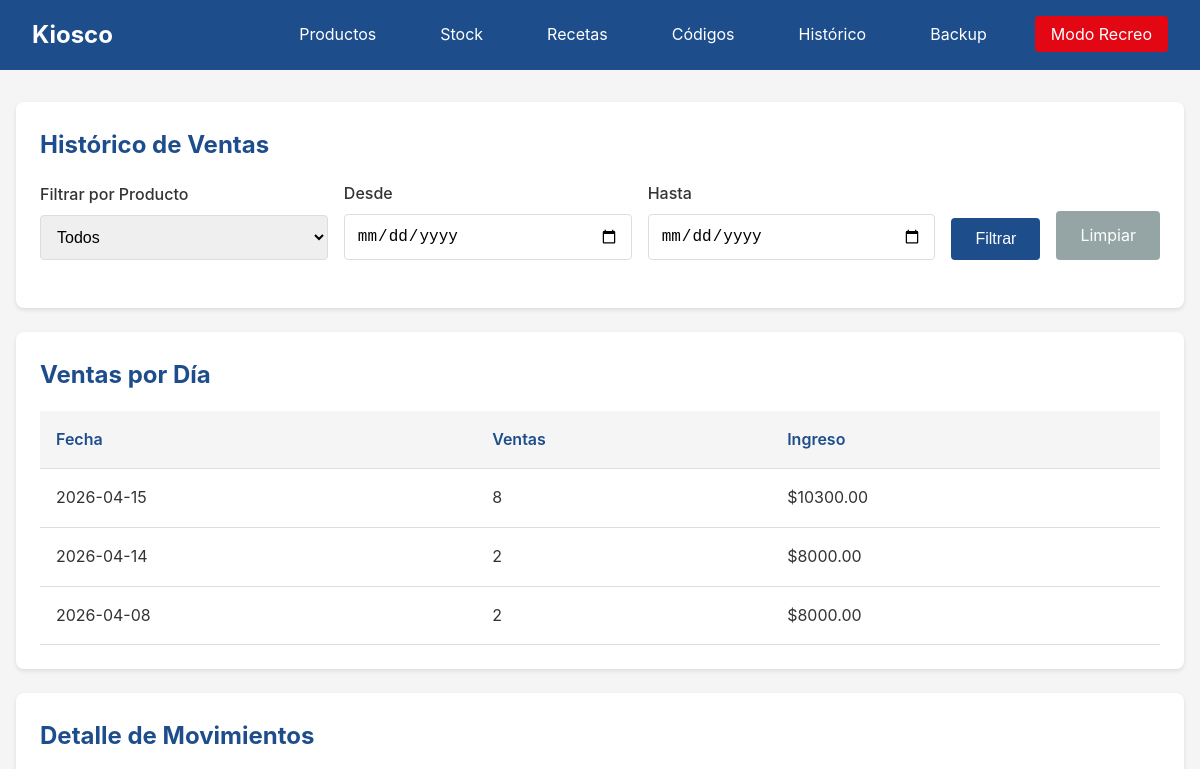
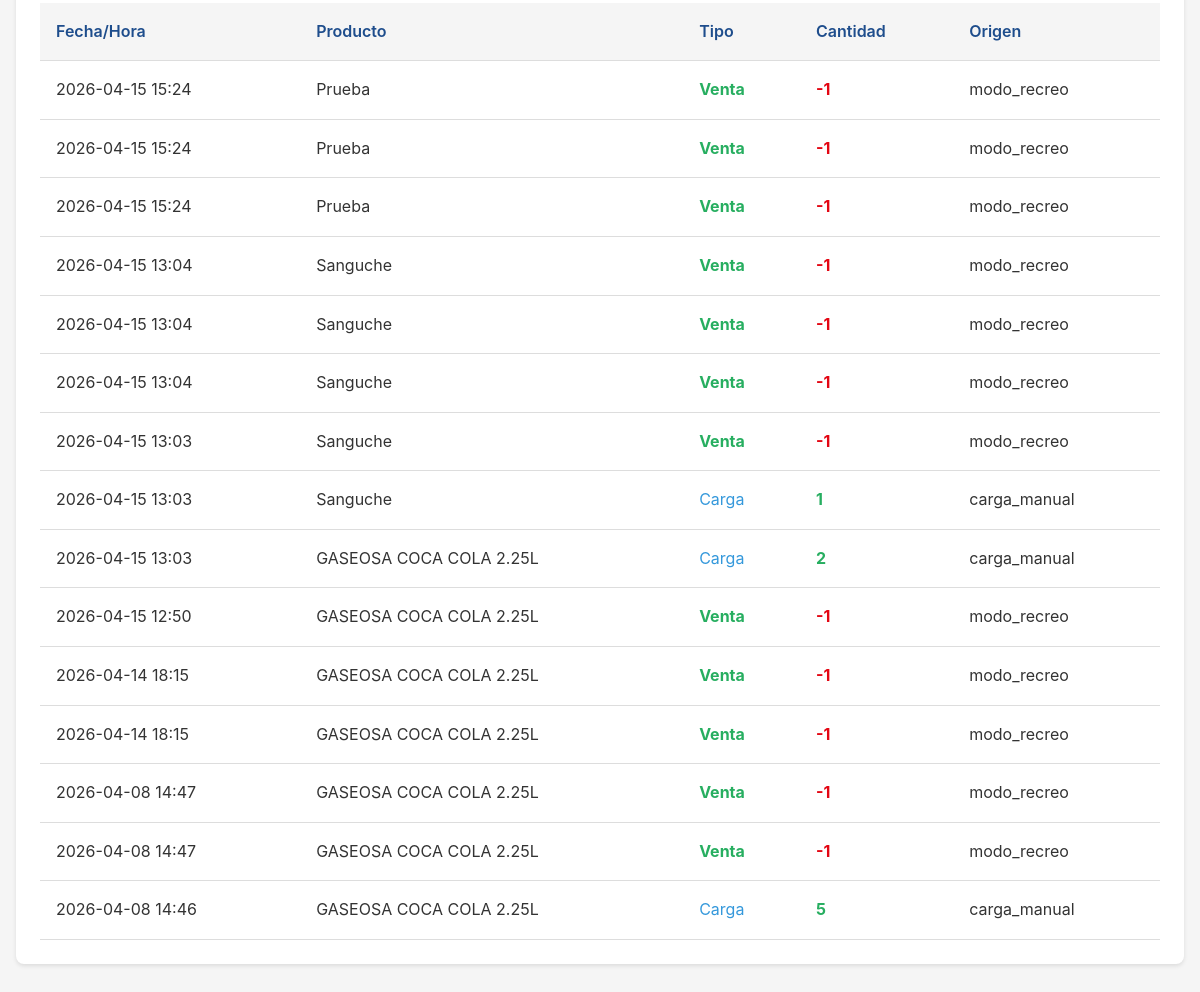
Screenshot of /historico/ with the database file from the repository (2 pictures, top to bottom).
### models.py (models this page shows)
class MovimientoStock(db.Model):
    __tablename__ = 'movimientos_stock'
    id = db.Column(db.Integer, primary_key=True)
    producto_id = db.Column(db.Integer, db.ForeignKey('productos.id'), nullable=False)
    tipo = db.Column(db.Text, nullable=False)
    cantidad = db.Column(db.Integer, nullable=False)
    origen = db.Column(db.Text, nullable=False)
    timestamp = db.Column(db.Text, default=lambda: datetime.now().isoformat())
    notas = db.Column(db.Text, nullable=True)
    producto = db.relationship('Producto')

class Producto(db.Model):
    __tablename__ = 'productos'
    id = db.Column(db.Integer, primary_key=True)
    nombre = db.Column(db.Text, nullable=False)
    codigo_barras = db.Column(db.Text, unique=True, nullable=False)
    codigo_tipo = db.Column(db.Text, nullable=False)
    foto_path = db.Column(db.Text, nullable=True)
    precio_venta = db.Column(db.Float, nullable=False)
    precio_costo = db.Column(db.Float, nullable=True)
    activo = db.Column(db.Integer, default=1)
    creado_en = db.Column(db.Text, default=lambda: datetime.now().isoformat())
    actualizado_en = db.Column(db.Text, default=lambda: datetime.now().isoformat(), onupdate=lambda: datetime.now().isoformat())
    stock = db.relationship('Stock', backref='producto', uselist=False)
    recetas = db.relationship('Receta', backref='producto')

### routes/historico.py (the view)
@historico_bp.route('/')
def index():
    producto_id = request.args.get('producto_id', '')
    fechaDesde = request.args.get('fecha_desde', '')
    fechaHasta = request.args.get('fecha_hasta', '')
    query = MovimientoStock.query
    if producto_id:
        query = query.filter_by(producto_id=int(producto_id))
    if fechaDesde:
        desde = datetime.fromisoformat(fechaDesde)
        query = query.filter(MovimientoStock.timestamp >= desde.isoformat())
    if fechaHasta:
        hasta = datetime.fromisoformat(fechaHasta)
        hasta = hasta + timedelta(days=1)
        query = query.filter(MovimientoStock.timestamp < hasta.isoformat())
    movimientos = query.order_by(MovimientoStock.timestamp.desc()).all()
    productos = Producto.query.filter_by(activo=1).all()
    datos_diarios = {}
    for m in movimientos:
        if m.tipo == 'venta':
            fecha = m.timestamp[:10]
            if fecha not in datos_diarios:
                datos_diarios[fecha] = {'ventas': 0, 'ingreso': 0}
            datos_diarios[fecha]['ventas'] += 1
            producto = Producto.query.get(m.producto_id)
            if producto:
                datos_diarios[fecha]['ingreso'] += producto.precio_venta
    dias_ordenados = sorted(datos_diarios.items(), key=lambda x: x[0], reverse=True)
    return render_template('historico/index.html',
                           movimientos=movimientos,
                           productos=productos,
                           producto_id=producto_id,
                           fecha_desde=fechaDesde,
                           fecha_hasta=fechaHasta,
                           datos_diarios=dias_ordenados)

### templates/historico/index.html (shortened to what this page needs)
{% extends 'base.html' %}
{% block content %}
<div class="card">
    <h2>Histórico de Ventas</h2>
    <form method="GET" action="{{ url_for('historico.index') }}" style="margin-bottom: 1.5rem;">
        <div style="display:flex;gap:1rem;flex-wrap:wrap;align-items:end;">
            <div class="form-group" style="flex:1;min-width:150px;margin-bottom:0;">
                <label for="producto_id">Filtrar por Producto</label>
                <select id="producto_id" name="producto_id">
                    <option value="">Todos</option>
                </select>
            </div>
            <div class="form-group" style="flex:1;min-width:150px;margin-bottom:0;">
                <label for="fecha_desde">Desde</label>
                <input type="date" id="fecha_desde" name="fecha_desde" value="{{ fecha_desde }}">
            </div>
            <div class="form-group" style="flex:1;min-width:150px;margin-bottom:0;">
                <label for="fecha_hasta">Hasta</label>
                <input type="date" id="fecha_hasta" name="fecha_hasta" value="{{ fecha_hasta }}">
            </div>
            <button type="submit" class="btn btn-primary">Filtrar</button>
            <a href="{{ url_for('historico.index') }}" class="btn btn-secondary">Limpiar</a>
        </div>
    </form>
</div>
{% if datos_diarios %}
<div class="card">
    <h2>Ventas por Día</h2>
    <table>
        <thead>
            <tr>
                <th>Fecha</th>
                <th>Ventas</th>
                <th>Ingreso</th>
            </tr>
        </thead>
        <tbody>
            {% for fecha, datos in datos_diarios %}
            <tr>
                <td>{{ fecha }}</td>
                <td>{{ datos.ventas }}</td>
                <td>${{ "%.2f"|format(datos.ingreso) }}</td>
            </tr>
            {% endfor %}
        </tbody>
    </table>
</div>
{% endif %}
<div class="card">
    <h2>Detalle de Movimientos</h2>
    {% if movimientos %}
    <table>
        <thead>
            <tr>
                <th>Fecha/Hora</th>
                <th>Producto</th>
                <th>Tipo</th>
                <th>Cantidad</th>
                <th>Origen</th>
            </tr>
        </thead>
        <tbody>
            {% for m in movimientos %}
            <tr>
                <td>{{ m.timestamp[:16].replace('T', ' ') }}</td>
                <td>
                    {% if m.producto %}
                    {{ m.producto.nombre }}
                    {% else %}
                    Producto #{{ m.producto_id }}
                    {% endif %}
                </td>
                <td>
                    {% if m.tipo == 'venta' %}
                    <span style="color:#27ae60;font-weight:bold;">Venta</span>
                    {% elif m.tipo == 'carga' %}
                    <span style="color:#3498db;">Carga</span>
                    {% else %}
                    {{ m.tipo }}
                    {% endif %}
                </td>
                <td class="{% if m.cantidad < 0 %}stock-zero{% elif m.cantidad > 0 %}stock-ok{% endif %}">
                    {{ m.cantidad }}
                </td>
                <td>{{ m.origen }}</td>
            </tr>
            {% endfor %}
        </tbody>
    </table>
    {% else %}
    <p style="color:#666;text-align:center;padding:2rem;">No hay movimientos en el período seleccionado.</p>
    {% endif %}
</div>
{% endblock %}

### static/css/estilo.css (style rules this page uses)
* { margin: 0; padding: 0; box-sizing: border-box; }
:root { --azul: #1e4d8c; --azul-hover: #163a6b; --rojo: #e30613; --rojo-hover: #c20510; --blanco: #ffffff; --gris: #f5f5f5; --gris-oscuro: #333; }
body { font-family: -apple-system, BlinkMacSystemFont, 'Segoe UI', Roboto, sans-serif; background: var(--gris); color: var(--gris-oscuro); line-height: 1.6; }
.card { background: var(--blanco); border-radius: 8px; box-shadow: 0 2px 4px rgba(0,0,0,0.1); padding: 1.5rem; margin-bottom: 1.5rem; }
.card h2 { margin-bottom: 1rem; color: var(--azul); }
.btn { display: inline-block; padding: 0.75rem 1.5rem; border: none; border-radius: 4px; cursor: pointer; font-size: 1rem; text-decoration: none; transition: all 0.2s; }
.btn-primary { background: var(--azul); color: var(--blanco); }
.btn-secondary { background: #95a5a6; color: var(--blanco); }
.form-group { margin-bottom: 1rem; }
.form-group label { display: block; margin-bottom: 0.5rem; font-weight: 500; }
.form-group input, .form-group select, .form-group textarea { width: 100%; padding: 0.75rem; border: 1px solid #ddd; border-radius: 4px; font-size: 1rem; }
table { width: 100%; border-collapse: collapse; }
th, td { padding: 1rem; text-align: left; border-bottom: 1px solid #ddd; }
th { background: var(--gris); font-weight: 600; color: var(--azul); }
.stock-ok { color: #27ae60; font-weight: bold; }
.stock-zero { color: var(--rojo); font-weight: bold; }

### rows the page displays
MovimientoStock: timestamp "2026-04-15 15:24", producto.nombre "Prueba", tipo "Venta", cantidad "-1", origen "modo_recreo"
MovimientoStock: timestamp "2026-04-15 15:24", producto.nombre "Prueba", tipo "Venta", cantidad "-1", origen "modo_recreo"
MovimientoStock: timestamp "2026-04-15 15:24", producto.nombre "Prueba", tipo "Venta", cantidad "-1", origen "modo_recreo"
MovimientoStock: timestamp "2026-04-15 13:04", producto.nombre "Sanguche", tipo "Venta", cantidad "-1", origen "modo_recreo"
MovimientoStock: timestamp "2026-04-15 13:04", producto.nombre "Sanguche", tipo "Venta", cantidad "-1", origen "modo_recreo"
MovimientoStock: timestamp "2026-04-15 13:04", producto.nombre "Sanguche", tipo "Venta", cantidad "-1", origen "modo_recreo"
MovimientoStock: timestamp "2026-04-15 13:03", producto.nombre "Sanguche", tipo "Venta", cantidad "-1", origen "modo_recreo"
MovimientoStock: timestamp "2026-04-15 13:03", producto.nombre "Sanguche", tipo "Carga", cantidad "1", origen "carga_manual"
MovimientoStock: timestamp "2026-04-15 13:03", producto.nombre "GASEOSA COCA COLA 2.25L", tipo "Carga", cantidad "2", origen "carga_manual"
MovimientoStock: timestamp "2026-04-15 12:50", producto.nombre "GASEOSA COCA COLA 2.25L", tipo "Venta", cantidad "-1", origen "modo_recreo"
MovimientoStock: timestamp "2026-04-14 18:15", producto.nombre "GASEOSA COCA COLA 2.25L", tipo "Venta", cantidad "-1", origen "modo_recreo"
MovimientoStock: timestamp "2026-04-14 18:15", producto.nombre "GASEOSA COCA COLA 2.25L", tipo "Venta", cantidad "-1", origen "modo_recreo"
MovimientoStock: timestamp "2026-04-08 14:47", producto.nombre "GASEOSA COCA COLA 2.25L", tipo "Venta", cantidad "-1", origen "modo_recreo"
MovimientoStock: timestamp "2026-04-08 14:47", producto.nombre "GASEOSA COCA COLA 2.25L", tipo "Venta", cantidad "-1", origen "modo_recreo"
MovimientoStock: timestamp "2026-04-08 14:46", producto.nombre "GASEOSA COCA COLA 2.25L", tipo "Carga", cantidad "5", origen "carga_manual"

### other values shown
{{ fecha }} "2026-04-15" "2026-04-14" "2026-04-08"
{{ datos.ventas }} "8" "2" "2"
{{ "%.2f"|format(datos.ingreso) }} "10300.00" "8000.00" "8000.00"
